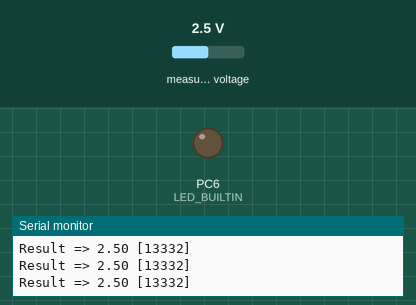
A sketch run on a simulated STM32 Blue Pill. On the bench: output pins drawn as LEDs (lit = HIGH), the last lines printed to the serial monitor. Inputs (shaded band) come from the test bench; at power-on: measured voltage 2.5 V.

Above: at 3.3 s.
At 7.5 s:
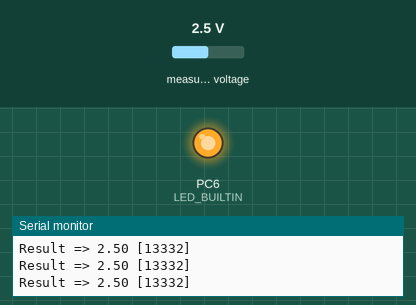
Timing chart, 0 to 9.9 s (numbered marks = the images above):
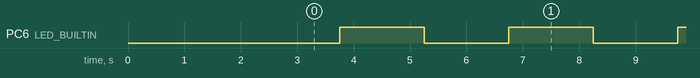

The sketch:

stm32g474ceu6_ads1115.ino
```cpp
#include<ADS1115_WE.h>
#include<Wire.h>

#define I2C_ADDRESS 0x48
#define I2C1_SDA    PB7
#define I2C1_SCL    PA15
#define LED_BUILTIN PC6

uint32_t curMillis = 0;
uint32_t lastMillis[2] = {0,};
uint32_t led_value =0;
uint8_t led_direction = 0;
float voltage = 0.0;


ADS1115_WE adc = ADS1115_WE(I2C_ADDRESS);

void breate(uint32_t interval);

void setup() {
  Serial.begin(115200);
  delay(3000);
  pinMode(LED_BUILTIN, OUTPUT); // PC6
  // Wire.setPins()
  Wire.setSDA(I2C1_SDA);
  Wire.setSCL(I2C1_SCL);
  Wire.begin();
  if(!adc.init()){
    Serial.println("ADS1115 not connected!");
  }
  else
  {
    Serial.println("ADS1115 connected!");
    adc.setVoltageRange_mV(ADS1115_RANGE_6144);
    adc.setCompareChannels(ADS1115_COMP_0_GND); // select channel  0 ~ 3
    adc.setMeasureMode(ADS1115_CONTINUOUS);
  }

}

void loop() {
  curMillis = millis();
  if(curMillis - lastMillis[1] >= 100)
  {
    lastMillis[1] = curMillis;
    // adc.setCompareChannels(ADS1115_COMP_0_GND);
    voltage = adc.getResult_V();

    Serial.printf("Result => %0.2f [%d]\r\n", voltage, adc.getRawResult());
  }

  breate(5);
}


void breate(uint32_t interval)
{
  if(curMillis - lastMillis[0] >= interval)
  {
    lastMillis[0] = curMillis;
    analogWrite(LED_BUILTIN, led_value);

    if(led_value >= 255)
    {
      led_direction = 1;
      led_value = 255;
    }
    else if(led_value == 0)
    {
      led_direction = 0;
    }

    if(led_direction == 0)
    {
      led_value++;
    }
    else if (led_direction == 1)
    {
      led_value--;
    }
  }
}
```

Measured:
- by itself, PC6 (LED_BUILTIN): alternates HIGH for 1.5 s and LOW for 1.5 s
